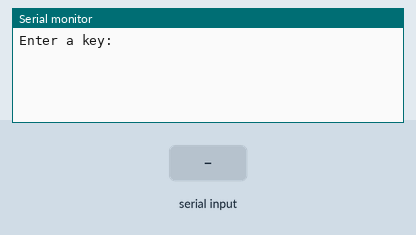
The sketch below on a simulated Arduino Uno, built with avr-gcc and run on an emulated ATmega328P. Shown: the last lines printed to the serial monitor. The inputs (shaded band) are chosen by the test bench.

Above: at 1.2 s.
1.3 s: byte 30 received over Serial
At 2.1 s:
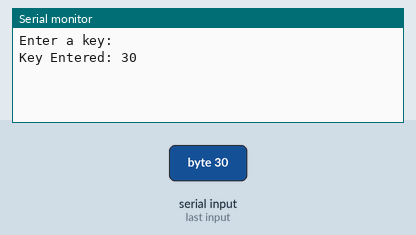
2.8 s: byte 90 received over Serial
At 3.2 s:
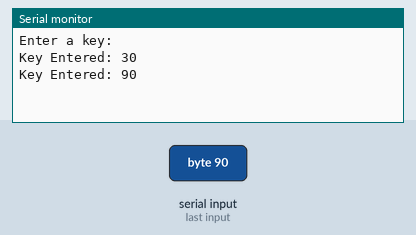
4.3 s: byte 120 received over Serial
At 5.6 s:
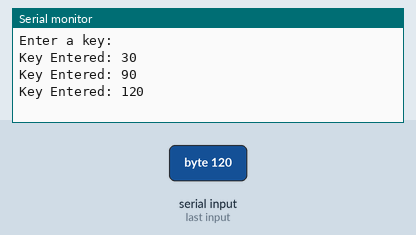

Measured:
- after the input at 1.3 s, the serial monitor: prints a new line at once (image 1)
- after the input at 2.8 s, the serial monitor: prints a new line at once (image 2)
- after the input at 4.3 s, the serial monitor: prints a new line at once (image 3)

The sketch:

Serial_Input_Test.ino
```cpp
//Serial Input Test
//Output the ASCII code for the key entered.

void setup()
{
  Serial.begin(9600);
  Serial.println("Enter a key:");
}

void loop()
{
  if (Serial.available() > 0)
  {
    int incoming_byte = Serial.read();

    Serial.print("Key Entered: ");
    Serial.println(incoming_byte);
    incoming_byte = 0;
  }
}
```
